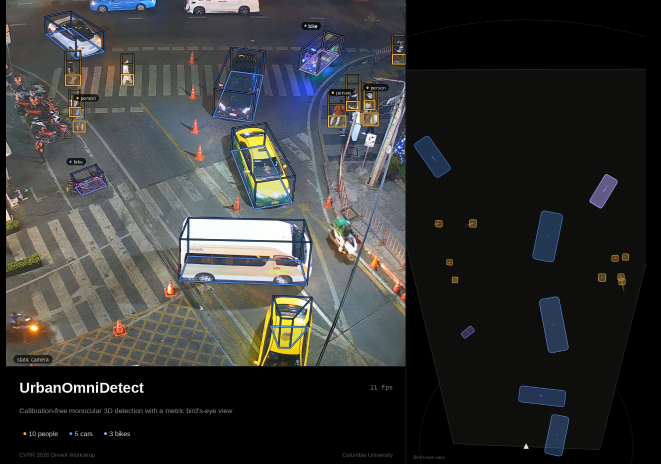
#> input picture Schermata del 2026-10-24 01-59-39.png, 1321 x 927 px (shown at 1/2 size)
$ python -i tracking.py   (imports and definitions only)
#> lines starting #> are read from the running program, lines starting #| are printed output that depends on the picture
"""Real-time temporal tracker for 3D-keypoint detections.

Goals (in priority order)
-------------------------
1. **Persistence** -- an object that is briefly missed must stay where it was
   (or coast along its last trajectory), not blink out. This is what lets the
   BEV layout feel stable.
2. **Correct identity** -- a track ID must follow the *same* physical object.
   Associating a very differently sized/placed box to an existing ID makes the
   box teleport; preventing that is as important as persistence.
3. **Low jitter** -- the eye is very sensitive to wobble of BEV keypoints, so
   every track's box *and* eight keypoints are smoothed.
4. **Real time** -- pure NumPy + a single Hungarian assignment per stage.

Each track runs an **alpha-beta filter** on a state vector
``[cx, cy, w, h, kx_0, ky_0, ... kx_{K-1}, ky_{K-1}]`` (constant-velocity
prediction, measurement-nudged correction).

Association follows the modern SORT family rather than plain IoU matching, to
stop the identity swaps that make boxes jump:

* **Shape-aware gating** -- a track and a detection can only match if their
  sizes (log-area) and aspect ratios are compatible. A small far car can no
  longer steal a large near car's ID.
* **DIoU cost** (Zheng et al., AAAI 2020) -- distance-penalised IoU, which is
  better behaved than IoU when boxes barely overlap.
* **Observation-Centric Momentum** (OC-SORT, CVPR 2023) -- a velocity-direction
  consistency penalty that rejects matches inconsistent with a track's motion.
* **Camera-motion compensation** (BoT-SORT, 2022) -- sparse optical flow
  estimates the inter-frame global motion and warps every prediction into the
  current frame before matching, which matters under a moving/aerial camera.
* **Two-stage / BYTE association** (ByteTrack, ECCV 2022) -- high-confidence
  detections match first, low-confidence ones then recover coasting tracks;
  tracks are never spawned from low-confidence boxes.
"""

from __future__ import annotations

from collections import deque
from typing import List, Optional, Sequence

import cv2
import numpy as np
from scipy.optimize import linear_sum_assignment

from .keypoints import Detection
from .classes import is_vehicle

__all__ = ["Track", "MultiObjectTracker"]


def _xyxy_to_cxcywh(b: np.ndarray) -> np.ndarray:
    x1, y1, x2, y2 = b
    return np.array([(x1 + x2) * 0.5, (y1 + y2) * 0.5, x2 - x1, y2 - y1])


# [75 lines left out: functions _cxcywh_to_xyxy, _iou_matrix, _diou_matrix, global_motion_series, not called in this run]


def camera_trajectory(frames, downscale: float = 640.0):
    """Cumulative inter-frame camera motion as 3x3 similarities (frame0 -> t).

    Returns ``(C, steps)`` where ``C[t]`` (one per frame) maps a point in frame 0
    to its location in frame ``t`` (so ``inv(C[t])`` brings frame ``t`` back into
    frame 0), and ``steps[t] = [translation_px, |rotation_deg|, |log scale|]`` is
    that frame's incremental motion. Detection-independent (pure image motion),
    so objects entering/leaving never perturb it -- the property that lets it
    both classify the camera and stabilise the global BEV frame.
    """
    C = [np.eye(3)]
    steps = [[0.0, 0.0, 0.0]]
    prev = None
    prev_pts = None
    cur = np.eye(3)
    for fr in frames:
        g = cv2.cvtColor(fr, cv2.COLOR_BGR2GRAY)
        s = downscale / max(g.shape)
        if s < 1.0:
            g = cv2.resize(g, None, fx=s, fy=s, interpolation=cv2.INTER_AREA)
        else:
            s = 1.0
        M = np.eye(3)
        step = [0.0, 0.0, 0.0]
        if prev is not None and prev_pts is not None and len(prev_pts) >= 8:
            nxt, st, _ = cv2.calcOpticalFlowPyrLK(prev, g, prev_pts, None)
            if nxt is not None and st is not None:
                ok = st.ravel() == 1
                if int(ok.sum()) >= 8:
                    A, _ = cv2.estimateAffinePartial2D(
                        prev_pts[ok], nxt[ok], method=cv2.RANSAC,
                        ransacReprojThreshold=3.0)
                    if A is not None and np.all(np.isfinite(A)):
                        A = A.copy()
                        A[:, 2] /= s                       # un-downscale translation
                        M = np.vstack([A, [0.0, 0.0, 1.0]])
                        sc = float(np.sqrt(abs(np.linalg.det(A[:, :2])))) or 1.0
                        step = [float(np.hypot(A[0, 2], A[1, 2])),
                                abs(float(np.degrees(np.arctan2(A[1, 0], A[0, 0])))),
                                abs(float(np.log(sc)))]
        if prev is not None:
            cur = M @ cur
            C.append(cur.copy())
            steps.append(step)
        prev = g
        prev_pts = cv2.goodFeaturesToTrack(
            g, maxCorners=400, qualityLevel=0.01, minDistance=7, blockSize=3)
    return C, np.array(steps)


class Track:
    """A single tracked object with an alpha-beta smoothed state."""

    __slots__ = ("id", "cls", "n_kpts", "state", "vel", "conf",
                 "age", "hits", "time_since_update", "confirmed",
                 "ground_indices", "last_obs", "obs_centers")

    # Observations spanned when estimating the motion direction for OC-SORT's
    # observation-centric momentum (longer = smoother direction, more lag).
    OCM_DELTA = 3

    # [17 lines left out: function __init__, not called in this run]

    # ---- state views -------------------------------------------------- #
    def predicted_state(self) -> np.ndarray:
        return self.state + self.vel

    @property
    def box_xyxy(self) -> np.ndarray:
        return _cxcywh_to_xyxy(self.state[:4])

    # [11 lines left out: functions kpts, ground, not called in this run]

    @property
    def center(self) -> np.ndarray:
        return self.state[:2].copy()

    # [31 lines left out: functions motion_dir, predict, apply_cmc, not called in this run]

    def coast(self, vel_decay: float) -> None:
        """Damp velocity for a track that found no detection this frame."""
        self.vel *= vel_decay

    # [63 lines left out: functions correct, to_detection, not called in this run]


class MultiObjectTracker:
    """Shape-aware, motion-compensated, two-stage Hungarian tracker.

    Parameters
    ----------
    alpha, beta : float
        Alpha-beta filter gains (smaller alpha = smoother / laggier).
    max_age : int
        Frames a track may coast without a detection before being dropped.
    min_hits : int
        Matches required before a track is reported as confirmed.
    iou_weight, dist_weight, shape_weight, ocm_weight : float
        Blend of the cost terms: (1 - DIoU), centre distance, shape mismatch
        (log-size + log-aspect), and observation-centric momentum.
    diou_gate, dist_gate : float
        A pair is allowed (subject to the shape gates) only if its DIoU is at
        least ``diou_gate`` *or* its centre distance (normalised by the image
        diagonal) is within the coast-scaled ``dist_gate``.
    size_gate, aspect_gate : float
        Maximum ``|log|`` ratio of areas / aspect ratios for a legal match.
        These are the gates that stop "very different boxes" sharing an ID.
    track_high_conf : float
        Detections at or above this confidence form BYTE's first (primary)
        association stage; the rest only recover already-existing tracks.
    cmc : bool
        Enable camera-motion compensation (sparse optical flow).
    vel_decay : float
        Per-frame multiplicative decay applied to a coasting track's velocity.
    """

    # [285 lines left out: functions __init__, reset, _estimate_cmc, update, _associate, not called in this run]

>>> import cv2
>>> picture = cv2.imread('../Schermata del 2026-10-24 01-59-39.png', cv2.IMREAD_GRAYSCALE)
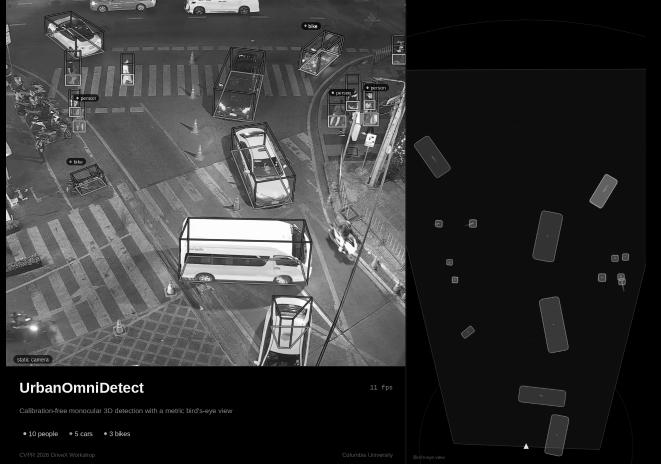
#> picture: shape (927, 1321) (shown at 1/2 size); min 0, max 255, mean 54.7
>>> result = camera_trajectory(picture)
#> the loop in camera_trajectory, `for fr in frames:` made 1 pass
#> after the loop in camera_trajectory, `for fr in frames:`: C = [[[1, 0, 0], [0, 1, 0], [0, 0, 1]]]; cur = [[1, 0, 0], [0, 1, 0], [0, 0, 1]]; steps = [[0, 0, 0]]
#> (the run stopped early here; a loop or call above may not have finished)
